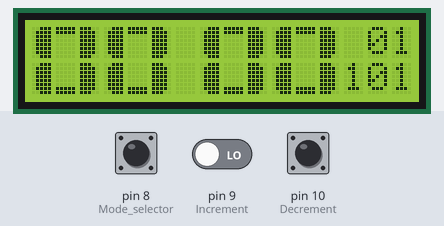
Recording of a sketch running on a simulated Arduino Uno, built with avr-gcc and run on an emulated ATmega328P. Parts: 16×2 character LCD. Inputs (shaded band) come from the test bench; at power-on: pin 8 (Mode_selector) LOW, pin 9 (Increment) LOW, pin 10 (Decrement) LOW.

Above: at 1.2 s.
1.3 s: pin 8 (Mode_selector) pulled HIGH for 1 s
3.8 s: pin 9 (Increment) driven HIGH
At 5.0 s:
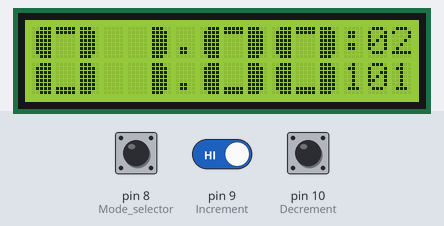
5.3 s: pin 10 (Decrement) driven HIGH
At 6.3 s:
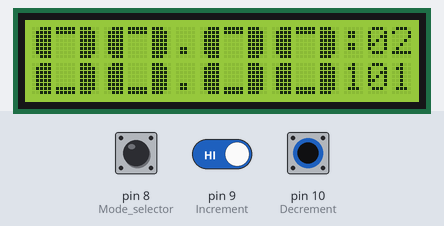
6.8 s: pin 10 (Decrement) pulsed LOW 5 times (0.12 s each, 0.3 s apart)
At 9.0 s:
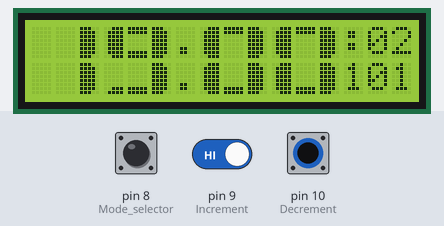
9.8 s: pin 10 (Decrement) pulsed LOW 2 times (0.12 s each, 0.3 s apart)
At 11.0 s:
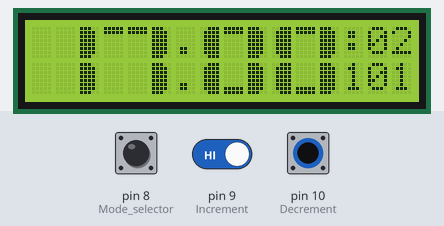
Timing chart, 0 to 12.8 s (numbered marks = the images above; inputs shaded):
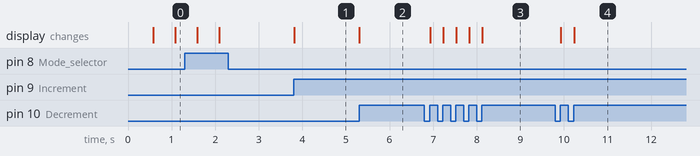

Measured:
- after the input at 3.8 s, the display: changes at once (image 1)
- after the input at 5.3 s, the display: changes at once (image 2)
- after the input at 6.8 s, the display: first changes after 0.13 s (image 3 shows a later state)
- after the input at 9.8 s, the display: first changes after 0.13 s (image 4 shows a later state)

The sketch:

Digital_Clock.ino
```cpp
// Include the LCD library
#include <LiquidCrystal.h>

// Initialize LCD interface pins
LiquidCrystal lcd(2,3,4,5,6,7);

// Time and date variables
int seconds = 0, minutes = 0, hours = 0;
int day = 1, month = 1;
int modeSelector = 0;   // Used to switch between editing hours/minutes/day/month
int buttonStateHour = 1, buttonStateMinute = 1, buttonStateDay = 1;
int adjustDirection = 0; // +1 or -1 depending on button pressed

// Month display characters (Oct=A, Nov=B, Dec=C)
char monthSymbols[13] = {' ','1','2','3','4','5','6','7','8','9','A','B','C'};

// Days in each month (Feb=29 for leap year assumption)
int daysInMonth[13] = {0,31,29,31,30,31,30,31,31,30,31,30,31};

// Custom LCD segments for big digits
byte bar1[8] = {B11100,B11110,B11110,B11110,B11110,B11110,B11110,B11100};
byte bar2[8] = {B00111,B01111,B01111,B01111,B01111,B01111,B01111,B00111};
byte bar3[8] = {B11111,B11111,B00000,B00000,B00000,B00000,B11111,B11111};
byte bar4[8] = {B11110,B11100,B00000,B00000,B00000,B00000,B11000,B11100};
byte bar5[8] = {B01111,B00111,B00000,B00000,B00000,B00000,B00011,B00111};
byte bar6[8] = {B00000,B00000,B00000,B00000,B00000,B00000,B11111,B11111};
byte bar7[8] = {B00000,B00000,B00000,B00000,B00000,B00000,B00111,B01111};
byte bar8[8] = {B11111,B11111,B00000,B00000,B00000,B00000,B00000,B00000};

void setup() {
  // Load custom characters into LCD
  lcd.createChar(1,bar1);
  lcd.createChar(2,bar2);
  lcd.createChar(3,bar3);
  lcd.createChar(4,bar4);
  lcd.createChar(5,bar5);
  lcd.createChar(6,bar6);
  lcd.createChar(7,bar7);
  lcd.createChar(8,bar8);

  lcd.begin(16, 2);

  // Input buttons for setting time/date
  pinMode(8,INPUT);   // Mode selector (shift)
  pinMode(9,INPUT);   // Increment (add)
  pinMode(10,INPUT);  // Decrement (sub)
}

// --- Digit drawing functions (unchanged) ---
void custom0(int col){ lcd.setCursor(col,0); lcd.write(2); lcd.write(8); lcd.write(1); lcd.setCursor(col,1); lcd.write(2); lcd.write(6); lcd.write(1);}
void custom1(int col){ lcd.setCursor(col,0); lcd.write(32); lcd.write(32); lcd.write(1); lcd.setCursor(col,1); lcd.write(32); lcd.write(32); lcd.write(1);}
void custom2(int col){ lcd.setCursor(col,0); lcd.write(5); lcd.write(3); lcd.write(1); lcd.setCursor(col,1); lcd.write(2); lcd.write(6); lcd.write(6);}
void custom3(int col){ lcd.setCursor(col,0); lcd.write(5); lcd.write(3); lcd.write(1); lcd.setCursor(col,1); lcd.write(7); lcd.write(6); lcd.write(1);}
void custom4(int col){ lcd.setCursor(col,0); lcd.write(2); lcd.write(6); lcd.write(1); lcd.setCursor(col,1); lcd.write(32); lcd.write(32); lcd.write(1);}
void custom5(int col){ lcd.setCursor(col,0); lcd.write(2); lcd.write(3); lcd.write(4); lcd.setCursor(col,1); lcd.write(7); lcd.write(6); lcd.write(1);}
void custom6(int col){ lcd.setCursor(col,0); lcd.write(2); lcd.write(3); lcd.write(4); lcd.setCursor(col,1); lcd.write(2); lcd.write(6); lcd.write(1);}
void custom7(int col){ lcd.setCursor(col,0); lcd.write(8); lcd.write(8); lcd.write(1); lcd.setCursor(col,1); lcd.write(32); lcd.write(32); lcd.write(1);}
void custom8(int col){ lcd.setCursor(col,0); lcd.write(2); lcd.write(3); lcd.write(1); lcd.setCursor(col,1); lcd.write(2); lcd.write(6); lcd.write(1);}
void custom9(int col){ lcd.setCursor(col,0); lcd.write(2); lcd.write(3); lcd.write(1); lcd.setCursor(col,1); lcd.write(7); lcd.write(6); lcd.write(1);}

void printNumber(int value, int col) {
  switch(value){
    case 0: custom0(col); break;
    case 1: custom1(col); break;
    case 2: custom2(col); break;
    case 3: custom3(col); break;
    case 4: custom4(col); break;
    case 5: custom5(col); break;
    case 6: custom6(col); break;
    case 7: custom7(col); break;
    case 8: custom8(col); break;
    case 9: custom9(col); break;
  }
}

void loop() {
  // Handle mode selection and increment/decrement
  if(digitalRead(8) && buttonStateHour==1){
    modeSelector++;
    buttonStateHour=0;
    modeSelector%=5;
  } else if(!digitalRead(8) && buttonStateHour==0){
    buttonStateHour=1;
  }

  if(digitalRead(9) && buttonStateMinute==1){
    adjustDirection=1;
    buttonStateMinute=0;
  } else if(!digitalRead(9) && buttonStateMinute==0){
    buttonStateMinute=1;
  }

  if(digitalRead(10) && buttonStateDay==1){
    adjustDirection=-1;
    buttonStateDay=0;
  } else if(!digitalRead(10) && buttonStateDay==0){
    buttonStateDay=1;
  }

  // Adjust time/date depending on mode
  switch(modeSelector){
    case 1: hours+=adjustDirection; if(hours>23) hours=0; if(hours<0) hours=23; break;
    case 2: minutes+=adjustDirection; if(minutes>59) minutes=0; if(minutes<0) minutes=59; break;
    case 3: day+=adjustDirection; if(day>daysInMonth[month]) day=daysInMonth[month]; if(day<1) day=1; break;
    case 4: month+=adjustDirection; if(month>12) month=1; if(month<1) month=12; if(day>daysInMonth[month]) day=1; break;
  }
  adjustDirection=0;

  // Time progression
  if(seconds>59){ seconds=0; minutes++; }
  if(minutes>59){ minutes=0; hours++; }
  if(hours>23){ hours=0; day++; }
  if(day>daysInMonth[month]){ day=1; month++; }
  if(month>12){ month=1; }

  // Display hours
  printNumber(hours/10,0);
  printNumber(hours%10,3);

  // Display minutes
  printNumber(minutes/10,7);
  printNumber(minutes%10,10);

  // Display seconds (simple digits)
  lcd.setCursor(14,0);
  lcd.print(seconds/10);
  lcd.print(seconds%10);

  // Display date
  lcd.setCursor(13,1);
  lcd.print(monthSymbols[month]);
  lcd.print(day/10);
  lcd.print(day%10);

  // Blinking colon
  if(modeSelector==0){
    seconds++;
    lcd.setCursor(6,0); lcd.print(" ");
    lcd.setCursor(6,1); lcd.print(" ");
    lcd.setCursor(13,0); lcd.print(" ");
    delay(500);
    lcd.setCursor(6,0); lcd.print(".");
    lcd.setCursor(6,1); lcd.print(".");
    lcd.setCursor(13,0); lcd.print(":");
    delay(500);
  }
}
```
